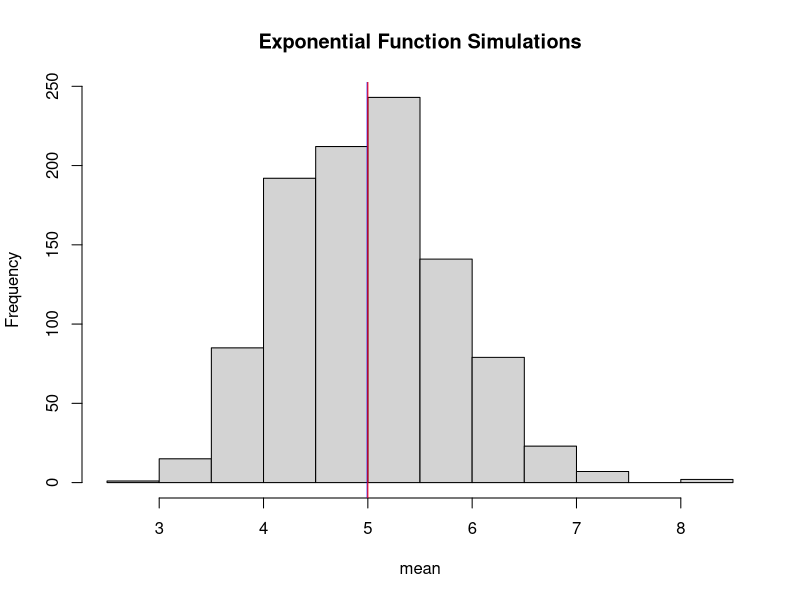
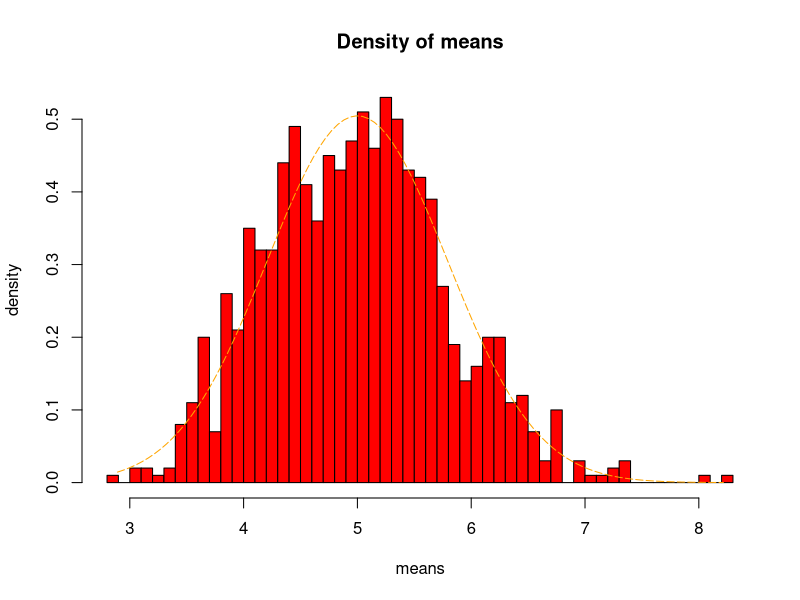
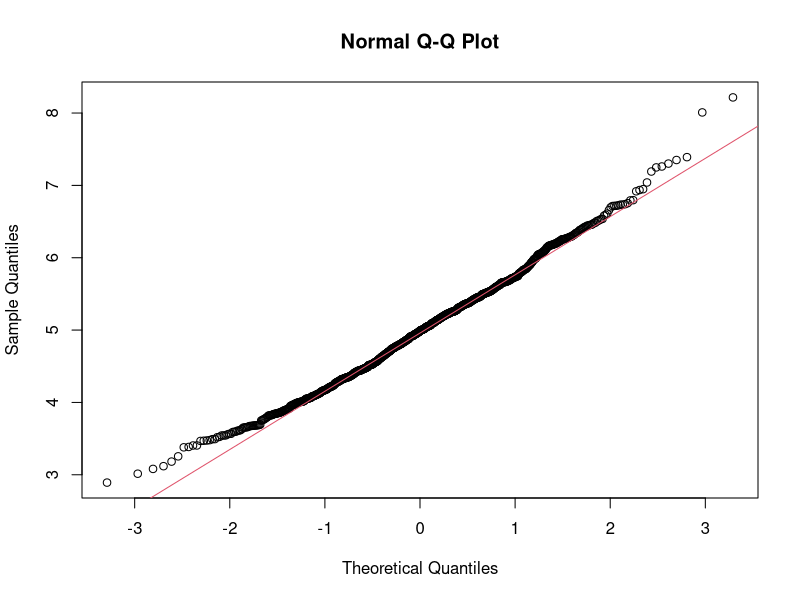

Write the R code that produced these figures, in order.
## ---- chunk 1
knitr::opts_chunk$set(echo = TRUE)
## ---- chunk 2
## Loading Libraries
library("data.table")
library("ggplot2")
## ---- chunk 3
set.seed(31) # set seed for reproducability
lam <- 0.2 # lambda=0.2
x <- 40 #samples=40
sim <- 1000 #simulations=1000
sim_exp <- replicate(sim, rexp(x, lam)) # simulate
mean_exp <- apply(sim_exp, 2, mean) # calculate mean of exponentials
## ---- chunk 4
ana_mean <- mean(mean_exp)
ana_mean
## ---- chunk 5
# analytical mean
th_mean <- 1/lam
th_mean
## ---- chunk 6
# visualization
hist(mean_exp, xlab = "mean", main = "Exponential Function Simulations")
abline(v = ana_mean, col = "blue")
abline(v = th_mean, col = "red")
## ---- chunk 7
# standard deviation of distribution
stan_dev_dist <- sd(mean_exp)
stan_dev_dist
## ---- chunk 8
# standard deviation from analytical expression
stan_dev_th <- (1/lam)/sqrt(x)
stan_dev_th
## ---- chunk 9
# variance of distribution
var_dist <- stan_dev_dist^2
var_dist
## ---- chunk 10
# variance from analytical expression
var_th <- ((1/lam)*(1/sqrt(x)))^2
var_th
## ---- chunk 11
xf <- seq(min(mean_exp), max(mean_exp), length=100)
yf <- dnorm(xf, mean=1/lam, sd=(1/lam/sqrt(x)))
hist(mean_exp,breaks=x,prob=T,col="red",xlab = "means",main="Density of means",ylab="density")
lines(xf, yf, pch=22, col="orange", lty=5)
## ---- chunk 12
# compare the distribution of averages of 40 exponentials to a normal distribution
qqnorm(mean_exp)
qqline(mean_exp, col = 2)
